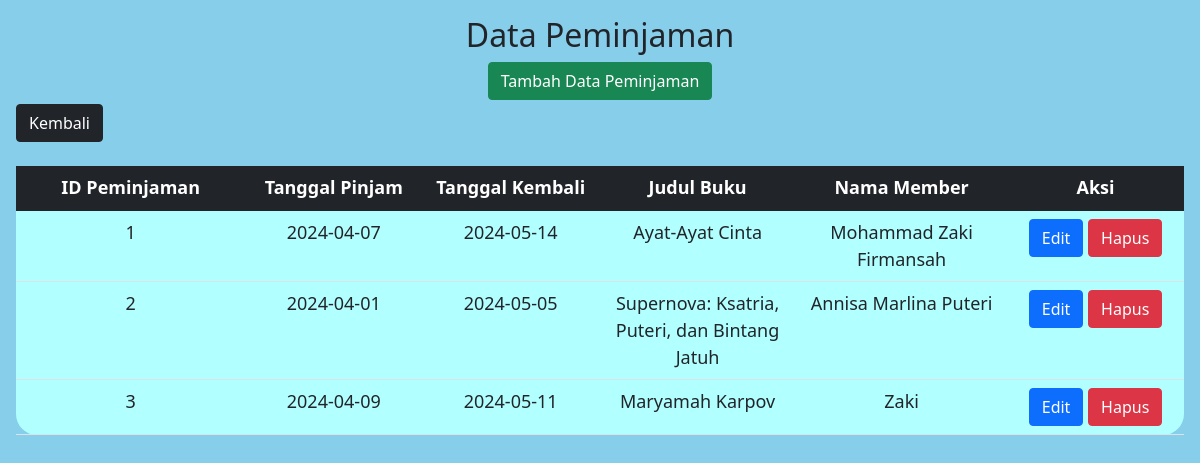
Screenshot of /peminjaman.php with the database file from the repository.
### tables this page shows
CREATE TABLE `peminjaman` (
  `id_peminjaman` int(11) NOT NULL,
  `tgl_pinjam` date NOT NULL,
  `tgl_kembali` date NOT NULL,
  `id_buku` int(11) NOT NULL,
  `id_member` int(11) NOT NULL
);

CREATE TABLE `buku` (
  `id_buku` int(11) NOT NULL,
  `judul_buku` varchar(500) NOT NULL,
  `penulis` varchar(500) NOT NULL,
  `penerbit` varchar(250) NOT NULL,
  `tahun_terbit` int(11) NOT NULL
);

CREATE TABLE `member` (
  `id_member` int(11) NOT NULL,
  `nama_member` varchar(250) NOT NULL,
  `nomor_member` varchar(15) NOT NULL,
  `alamat` text NOT NULL,
  `tgl_mendaftar` date NOT NULL,
  `tgl_terakhir_bayar` date NOT NULL
);

### peminjaman.php (the view, shortened to what this page needs)
<?php
require "Koneksi.php";
require 'Model.php';
$result = getPeminjaman($conn);
$dataMember = getMember($conn);
$dataBuku = getBuku($conn);
?>
<!DOCTYPE html>
<html lang="en">
<head>
    <link href="https://cdn.jsdelivr.net/npm/bootstrap@5.1.3/dist/css/bootstrap.min.css" rel="stylesheet"
>
</head>
<body class="p-3" style="background-color: #87CEEB;">
    <h2>
        <center>Data Peminjaman</center>
    </h2>
    <center><a href="FormPeminjaman.php"><button class="btn btn-success mb-1">Tambah Data Peminjaman</button></a>
    </center>
    <a href="index.php"><button class="btn btn-dark mb-4">Kembali</button></a>
    <table class="table">
        <thead class="table-dark">
            <tr>
                <th class="text-center">ID Peminjaman</th>
                <th class="text-center">Tanggal Pinjam</th>
                <th class="text-center">Tanggal Kembali</th>
                <th class="text-center">Judul Buku</th>
                <th class="text-center">Nama Member</th>
                <th class="text-center">Aksi</th>
            </tr>
        </thead>
        <?php
        foreach ($result as $hasil) {
            echo "<tr>";
            echo "<td>" . $hasil["id_peminjaman"] . "</td>";
            echo "<td>" . $hasil["tgl_pinjam"] . "</td>";
            echo "<td>" . $hasil["tgl_kembali"] . "</td>";
            foreach ($dataBuku as $temp) {
                if ($hasil['id_buku'] == $temp['id_buku']) {
                    echo "<td>" . $temp['judul_buku'] . "</td>";
                }
            }
            foreach ($dataMember as $temp) {
                if ($hasil['id_member'] == $temp['id_member']) {
                    echo "<td>" . $temp['nama_member'] . "</td>";
                }
            }
            echo "<td>";
            echo "<a class='btn btn-primary' href='FormPeminjaman.php?id_peminjaman=" . $hasil['id_peminjaman'] . "'>Edit</a>";
            echo "<a class='btn btn-danger' href='Peminjaman.php?id_peminjaman=" . $hasil['id_peminjaman'] . "' onclick=\"return confirm('Yakin Ingin Dihapus?')\">Hapus</a>";
            echo "</td>";
            echo "</tr>";
        }
        ?>
    </table>
</body>
</html>

### peminjaman.php (style rules this page uses)
table, tr, td { border-collapse: collapse; border-radius: 21px; padding: 40px 60px; font-size: 18px; }
table { width: max-content; border-radius: 21px; background: #B2FFFF; color: black; }
td { width: 100px; height: 10px; text-align: center; }
button { display: inline-block; border-radius: 10px; border: 1px solid #03045e; position: relative; overflow: hidden; transition: all 0.5s ease-in; z-index: 1; }
button::before, button::after { content: ''; position: absolute; top: 0; width: 0; height: 100%; transform: skew(15deg); transition: all 0.5s; overflow: hidden; z-index: -1; }
button::before { left: -10px; background: #537188; }
button::after { right: -10px; background: #537188; }

### rows the page displays
peminjaman: id_peminjaman "1", tgl_pinjam "2024-04-07", tgl_kembali "2024-05-14"
buku: judul_buku "Ayat-Ayat Cinta"
member: nama_member "Mohammad Zaki Firmansah"
peminjaman: id_peminjaman "2", tgl_pinjam "2024-04-01", tgl_kembali "2024-05-05"
buku: judul_buku "Supernova: Ksatria, Puteri, dan Bintang Jatuh"
member: nama_member "Annisa Marlina Puteri"
peminjaman: id_peminjaman "3", tgl_pinjam "2024-04-09", tgl_kembali "2024-05-11"
buku: judul_buku "Maryamah Karpov"
member: nama_member "Zaki"
